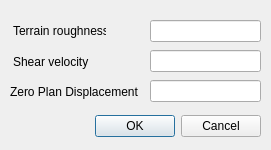
<?xml version="1.0" encoding="UTF-8"?>
<ui version="4.0">
 <class>MeanWindLogProfilDialog</class>
 <widget class="QDialog" name="MeanWindLogProfilDialog">
  <property name="geometry">
   <rect>
    <x>0</x>
    <y>0</y>
    <width>271</width>
    <height>150</height>
   </rect>
  </property>
  <property name="windowTitle">
   <string>Logarithmic Profil</string>
  </property>
  <widget class="QDialogButtonBox" name="buttonBox">
   <property name="geometry">
    <rect>
     <x>-80</x>
     <y>110</y>
     <width>341</width>
     <height>32</height>
    </rect>
   </property>
   <property name="orientation">
    <enum>Qt::Horizontal</enum>
   </property>
   <property name="standardButtons">
    <set>QDialogButtonBox::Cancel|QDialogButtonBox::Ok</set>
   </property>
  </widget>
  <widget class="QLineEdit" name="lineEditShearVelocity">
   <property name="geometry">
    <rect>
     <x>150</x>
     <y>50</y>
     <width>111</width>
     <height>22</height>
    </rect>
   </property>
  </widget>
  <widget class="QLineEdit" name="lineEditTerrainRoughness">
   <property name="geometry">
    <rect>
     <x>150</x>
     <y>20</y>
     <width>111</width>
     <height>22</height>
    </rect>
   </property>
  </widget>
  <widget class="QLabel" name="labelTerrainRoughness">
   <property name="geometry">
    <rect>
     <x>13</x>
     <y>16</y>
     <width>93</width>
     <height>30</height>
    </rect>
   </property>
   <property name="text">
    <string>Terrain roughness</string>
   </property>
  </widget>
  <widget class="QLabel" name="labelShearVelocity">
   <property name="geometry">
    <rect>
     <x>13</x>
     <y>47</y>
     <width>91</width>
     <height>29</height>
    </rect>
   </property>
   <property name="text">
    <string>Shear velocity      </string>
   </property>
  </widget>
  <widget class="QLineEdit" name="lineEditZeroPlanDisplacement">
   <property name="geometry">
    <rect>
     <x>150</x>
     <y>80</y>
     <width>111</width>
     <height>22</height>
    </rect>
   </property>
  </widget>
  <widget class="QLabel" name="labelZeroPlanDisplacement">
   <property name="geometry">
    <rect>
     <x>10</x>
     <y>80</y>
     <width>131</width>
     <height>24</height>
    </rect>
   </property>
   <property name="text">
    <string>Zero Plan Displacement</string>
   </property>
  </widget>
 </widget>
 <resources/>
 <connections>
  <connection>
   <sender>buttonBox</sender>
   <signal>accepted()</signal>
   <receiver>MeanWindLogProfilDialog</receiver>
   <slot>accept()</slot>
   <hints>
    <hint type="sourcelabel">
     <x>248</x>
     <y>254</y>
    </hint>
    <hint type="destinationlabel">
     <x>157</x>
     <y>274</y>
    </hint>
   </hints>
  </connection>
  <connection>
   <sender>buttonBox</sender>
   <signal>rejected()</signal>
   <receiver>MeanWindLogProfilDialog</receiver>
   <slot>reject()</slot>
   <hints>
    <hint type="sourcelabel">
     <x>316</x>
     <y>260</y>
    </hint>
    <hint type="destinationlabel">
     <x>286</x>
     <y>274</y>
    </hint>
   </hints>
  </connection>
 </connections>
</ui>
